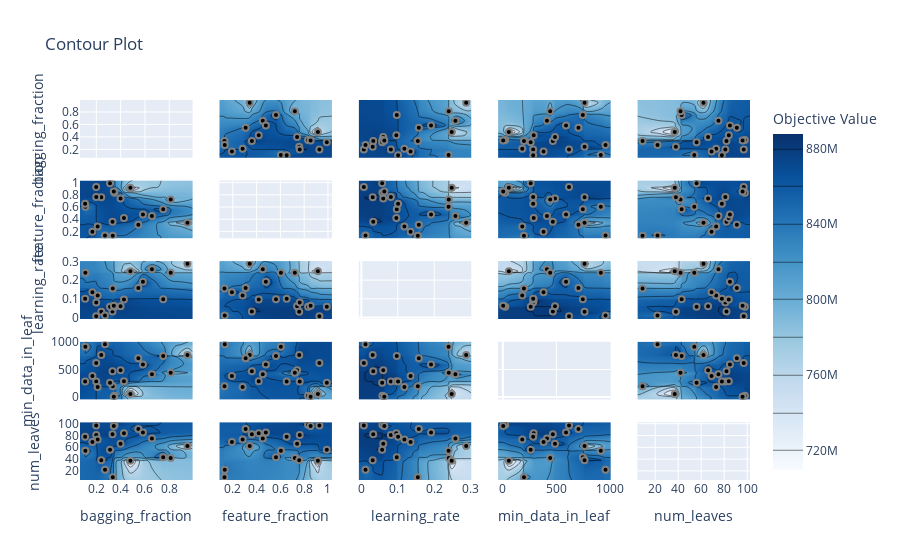

Notebook code for this chart:
### Code cell
plot_contour(study)

### Figure 1 — Plotly figure (JSON) as saved in the notebook; plotly's stock layout.template omitted (floating-point values rounded to 4 significant figures; data arrays with more than 128 entries replaced by an {"elided": "..."} marker saying what was removed)
{"data": [{"type": "scatter", "xaxis": "x", "yaxis": "y"}, {"colorbar": {"title": {"text": "Objective Value"}}, "colorscale": [[0, "rgb(247,251,255)"], [0.125, "rgb(222,235,247)"], [0.25, "rgb(198,219,239)"], [0.375, "rgb(158,202,225)"], [0.5, "rgb(107,174,214)"], [0.625, "rgb(66,146,198)"], [0.75, "rgb(33,113,181)"], [0.875, "rgb(8,81,156)"], [1, "rgb(8,48,107)"]], "connectgaps": true, "contours": {"coloring": "heatmap"}, "hoverinfo": "none", "line": {"smoothing": 1.3}, "reversescale": false, "showscale": true, "type": "contour", "x": [0.0657, 0.1078, 0.11, 0.1677, 0.1988, 0.1993, 0.211, 0.2407, 0.2713, 0.3126, 0.3331, 0.3354, 0.3438, 0.3497, 0.3992, 0.4271, 0.48, 0.5455, 0.5834, 0.6573, 0.7502, 0.8118, 0.9494, 0.9915], "xaxis": "x6", "y": [0.08664, 0.1297, 0.132, 0.1924, 0.2824, 0.3079, 0.342, 0.3599, 0.4178, 0.4519, 0.4777, 0.5628, 0.6043, 0.6526, 0.7214, 0.7404, 0.7582, 0.7625, 0.8326, 0.8542, 0.9155, 0.9279, 0.9903, 1.033], "yaxis": "y6", "z": {"elided": "24x24 int values"}}, {"marker": {"color": "black", "line": {"color": "Gray", "width": 2}}, "mode": "markers", "name": "Feasible Trial", "showlegend": false, "type": "scatter", "x": [0.3331, 0.9494, 0.6573, 0.5455, 0.7502, 0.3992, 0.8118, 0.11, 0.48, 0.2407, 0.3354, 0.1988, 0.2713, 0.1993, 0.4271, 0.1078, 0.3497, 0.211, 0.5834, 0.3126, 0.1677, 0.3438], "xaxis": "x6", "y": [0.3599, 0.342, 0.4519, 0.3079, 0.5628, 0.7404, 0.7214, 0.6043, 0.9155, 0.7582, 0.1297, 0.9279, 0.132, 0.7625, 0.4178, 0.6526, 0.8326, 0.2824, 0.4777, 0.9903, 0.1924, 0.8542], "yaxis": "y6"}, {"colorbar": {"title": {"text": "Objective Value"}}, "colorscale": [[0, "rgb(247,251,255)"], [0.125, "rgb(222,235,247)"], [0.25, "rgb(198,219,239)"], [0.375, "rgb(158,202,225)"], [0.5, "rgb(107,174,214)"], [0.625, "rgb(66,146,198)"], [0.75, "rgb(33,113,181)"], [0.875, "rgb(8,81,156)"], [1, "rgb(8,48,107)"]], "connectgaps": true, "contours": {"coloring": "heatmap"}, "hoverinfo": "none", "line": {"smoothing": 1.3}, "reversescale": false, "showscale": false, "type": "contour", "x": [0.0657, 0.1078, 0.11, 0.1677, 0.1988, 0.1993, 0.211, 0.2407, 0.2713, 0.3126, 0.3331, 0.3354, 0.3438, 0.3497, 0.3992, 0.4271, 0.48, 0.5455, 0.5834, 0.6573, 0.7502, 0.8118, 0.9494, 0.9915], "xaxis": "x11", "y": [-0.007118, 0.00692, 0.01148, 0.03128, 0.03275, 0.05716, 0.05788, 0.0602, 0.06313, 0.08109, 0.09608, 0.09729, 0.1009, 0.1182, 0.1352, 0.155, 0.1578, 0.1913, 0.2394, 0.24, 0.248, 0.2582, 0.2877, 0.3017], "yaxis": "y11", "z": {"elided": "24x24 int values"}}, {"marker": {"color": "black", "line": {"color": "Gray", "width": 2}}, "mode": "markers", "name": "Feasible Trial", "showlegend": false, "type": "scatter", "x": [0.3331, 0.9494, 0.6573, 0.5455, 0.7502, 0.3992, 0.8118, 0.11, 0.48, 0.2407, 0.3354, 0.1988, 0.2713, 0.1993, 0.4271, 0.1078, 0.3497, 0.211, 0.5834, 0.3126, 0.1677, 0.3438], "xaxis": "x11", "y": [0.03275, 0.2877, 0.2582, 0.1578, 0.09729, 0.0602, 0.24, 0.2394, 0.248, 0.03128, 0.155, 0.00692, 0.01148, 0.08109, 0.09608, 0.1009, 0.05788, 0.1182, 0.1913, 0.05716, 0.1352, 0.06313], "yaxis": "y11"}, {"colorbar": {"title": {"text": "Objective Value"}}, "colorscale": [[0, "rgb(247,251,255)"], [0.125, "rgb(222,235,247)"], [0.25, "rgb(198,219,239)"], [0.375, "rgb(158,202,225)"], [0.5, "rgb(107,174,214)"], [0.625, "rgb(66,146,198)"], [0.75, "rgb(33,113,181)"], [0.875, "rgb(8,81,156)"], [1, "rgb(8,48,107)"]], "connectgaps": true, "contours": {"coloring": "heatmap"}, "hoverinfo": "none", "line": {"smoothing": 1.3}, "reversescale": false, "showscale": false, "type": "contour", "x": [0.0657, 0.1078, 0.11, 0.1677, 0.1988, 0.1993, 0.211, 0.2407, 0.2713, 0.3126, 0.3331, 0.3354, 0.3438, 0.3497, 0.3992, 0.4271, 0.48, 0.5455, 0.5834, 0.6573, 0.7502, 0.8118, 0.9494, 0.9915], "xaxis": "x16", "y": [-44.8, 3, 22, 56, 181, 197, 260, 283, 288, 380, 412, 442, 467, 487, 590, 618, 706, 747, 763, 915, 959, 1007.0], "yaxis": "y16", "z": {"elided": "22x24 int values"}}, {"marker": {"color": "black", "line": {"color": "Gray", "width": 2}}, "mode": "markers", "name": "Feasible Trial", "showlegend": false, "type": "scatter", "x": [0.3331, 0.9494, 0.6573, 0.5455, 0.7502, 0.3992, 0.8118, 0.11, 0.48, 0.2407, 0.3354, 0.1988, 0.2713, 0.1993, 0.4271, 0.1078, 0.3497, 0.211, 0.5834, 0.3126, 0.1677, 0.3438], "xaxis": "x16", "y": [467, 763, 412, 706, 747, 487, 442, 915, 56, 763, 197, 618, 959, 283, 288, 283, 22, 181, 590, 260, 380, 3], "yaxis": "y16"}, {"colorbar": {"title": {"text": "Objective Value"}}, "colorscale": [[0, "rgb(247,251,255)"], [0.125, "rgb(222,235,247)"], [0.25, "rgb(198,219,239)"], [0.375, "rgb(158,202,225)"], [0.5, "rgb(107,174,214)"], [0.625, "rgb(66,146,198)"], [0.75, "rgb(33,113,181)"], [0.875, "rgb(8,81,156)"], [1, "rgb(8,48,107)"]], "connectgaps": true, "contours": {"coloring": "heatmap"}, "hoverinfo": "none", "line": {"smoothing": 1.3}, "reversescale": false, "showscale": false, "type": "contour", "x": [0.0657, 0.1078, 0.11, 0.1677, 0.1988, 0.1993, 0.211, 0.2407, 0.2713, 0.3126, 0.3331, 0.3354, 0.3438, 0.3497, 0.3992, 0.4271, 0.48, 0.5455, 0.5834, 0.6573, 0.7502, 0.8118, 0.9494, 0.9915], "xaxis": "x21", "y": [4.55, 9, 22, 37, 38, 42, 43, 54, 56, 62, 66, 69, 73, 75, 78, 81, 82, 84, 85, 91, 96, 97, 98, 102.5], "yaxis": "y21", "z": {"elided": "24x24 int values"}}, {"marker": {"color": "black", "line": {"color": "Gray", "width": 2}}, "mode": "markers", "name": "Feasible Trial", "showlegend": false, "type": "scatter", "x": [0.3331, 0.9494, 0.6573, 0.5455, 0.7502, 0.3992, 0.8118, 0.11, 0.48, 0.2407, 0.3354, 0.1988, 0.2713, 0.1993, 0.4271, 0.1078, 0.3497, 0.211, 0.5834, 0.3126, 0.1677, 0.3438], "xaxis": "x21", "y": [82, 62, 75, 91, 43, 66, 42, 54, 37, 38, 9, 97, 22, 81, 84, 78, 98, 73, 85, 56, 69, 96], "yaxis": "y21"}, {"colorbar": {"title": {"text": "Objective Value"}}, "colorscale": [[0, "rgb(247,251,255)"], [0.125, "rgb(222,235,247)"], [0.25, "rgb(198,219,239)"], [0.375, "rgb(158,202,225)"], [0.5, "rgb(107,174,214)"], [0.625, "rgb(66,146,198)"], [0.75, "rgb(33,113,181)"], [0.875, "rgb(8,81,156)"], [1, "rgb(8,48,107)"]], "connectgaps": true, "contours": {"coloring": "heatmap"}, "hoverinfo": "none", "line": {"smoothing": 1.3}, "reversescale": false, "showscale": false, "type": "contour", "x": [0.08664, 0.1297, 0.132, 0.1924, 0.2824, 0.3079, 0.342, 0.3599, 0.4178, 0.4519, 0.4777, 0.5628, 0.6043, 0.6526, 0.7214, 0.7404, 0.7582, 0.7625, 0.8326, 0.8542, 0.9155, 0.9279, 0.9903, 1.033], "xaxis": "x2", "y": [0.0657, 0.1078, 0.11, 0.1677, 0.1988, 0.1993, 0.211, 0.2407, 0.2713, 0.3126, 0.3331, 0.3354, 0.3438, 0.3497, 0.3992, 0.4271, 0.48, 0.5455, 0.5834, 0.6573, 0.7502, 0.8118, 0.9494, 0.9915], "yaxis": "y2", "z": {"elided": "24x24 int values"}}, {"marker": {"color": "black", "line": {"color": "Gray", "width": 2}}, "mode": "markers", "name": "Feasible Trial", "showlegend": false, "type": "scatter", "x": [0.3599, 0.342, 0.4519, 0.3079, 0.5628, 0.7404, 0.7214, 0.6043, 0.9155, 0.7582, 0.1297, 0.9279, 0.132, 0.7625, 0.4178, 0.6526, 0.8326, 0.2824, 0.4777, 0.9903, 0.1924, 0.8542], "xaxis": "x2", "y": [0.3331, 0.9494, 0.6573, 0.5455, 0.7502, 0.3992, 0.8118, 0.11, 0.48, 0.2407, 0.3354, 0.1988, 0.2713, 0.1993, 0.4271, 0.1078, 0.3497, 0.211, 0.5834, 0.3126, 0.1677, 0.3438], "yaxis": "y2"}, {"type": "scatter", "xaxis": "x7", "yaxis": "y7"}, {"colorbar": {"title": {"text": "Objective Value"}}, "colorscale": [[0, "rgb(247,251,255)"], [0.125, "rgb(222,235,247)"], [0.25, "rgb(198,219,239)"], [0.375, "rgb(158,202,225)"], [0.5, "rgb(107,174,214)"], [0.625, "rgb(66,146,198)"], [0.75, "rgb(33,113,181)"], [0.875, "rgb(8,81,156)"], [1, "rgb(8,48,107)"]], "connectgaps": true, "contours": {"coloring": "heatmap"}, "hoverinfo": "none", "line": {"smoothing": 1.3}, "reversescale": false, "showscale": false, "type": "contour", "x": [0.08664, 0.1297, 0.132, 0.1924, 0.2824, 0.3079, 0.342, 0.3599, 0.4178, 0.4519, 0.4777, 0.5628, 0.6043, 0.6526, 0.7214, 0.7404, 0.7582, 0.7625, 0.8326, 0.8542, 0.9155, 0.9279, 0.9903, 1.033], "xaxis": "x12", "y": [-0.007118, 0.00692, 0.01148, 0.03128, 0.03275, 0.05716, 0.05788, 0.0602, 0.06313, 0.08109, 0.09608, 0.09729, 0.1009, 0.1182, 0.1352, 0.155, 0.1578, 0.1913, 0.2394, 0.24, 0.248, 0.2582, 0.2877, 0.3017], "yaxis": "y12", "z": {"elided": "24x24 int values"}}, {"marker": {"color": "black", "line": {"color": "Gray", "width": 2}}, "mode": "markers", "name": "Feasible Trial", "showlegend": false, "type": "scatter", "x": [0.3599, 0.342, 0.4519, 0.3079, 0.5628, 0.7404, 0.7214, 0.6043, 0.9155, 0.7582, 0.1297, 0.9279, 0.132, 0.7625, 0.4178, 0.6526, 0.8326, 0.2824, 0.4777, 0.9903, 0.1924, 0.8542], "xaxis": "x12", "y": [0.03275, 0.2877, 0.2582, 0.1578, 0.09729, 0.0602, 0.24, 0.2394, 0.248, 0.03128, 0.155, 0.00692, 0.01148, 0.08109, 0.09608, 0.1009, 0.05788, 0.1182, 0.1913, 0.05716, 0.1352, 0.06313], "yaxis": "y12"}, {"colorbar": {"title": {"text": "Objective Value"}}, "colorscale": [[0, "rgb(247,251,255)"], [0.125, "rgb(222,235,247)"], [0.25, "rgb(198,219,239)"], [0.375, "rgb(158,202,225)"], [0.5, "rgb(107,174,214)"], [0.625, "rgb(66,146,198)"], [0.75, "rgb(33,113,181)"], [0.875, "rgb(8,81,156)"], [1, "rgb(8,48,107)"]], "connectgaps": true, "contours": {"coloring": "heatmap"}, "hoverinfo": "none", "line": {"smoothing": 1.3}, "reversescale": false, "showscale": false, "type": "contour", "x": [0.08664, 0.1297, 0.132, 0.1924, 0.2824, 0.3079, 0.342, 0.3599, 0.4178, 0.4519, 0.4777, 0.5628, 0.6043, 0.6526, 0.7214, 0.7404, 0.7582, 0.7625, 0.8326, 0.8542, 0.9155, 0.9279, 0.9903, 1.033], "xaxis": "x17", "y": [-44.8, 3, 22, 56, 181, 197, 260, 283, 288, 380, 412, 442, 467, 487, 590, 618, 706, 747, 763, 915, 959, 1007.0], "yaxis": "y17", "z": {"elided": "22x24 int values"}}, {"marker": {"color": "black", "line": {"color": "Gray", "width": 2}}, "mode": "markers", "name": "Feasible Trial", "showlegend": false, "type": "scatter", "x": [0.3599, 0.342, 0.4519, 0.3079, 0.5628, 0.7404, 0.7214, 0.6043, 0.9155, 0.7582, 0.1297, 0.9279, 0.132, 0.7625, 0.4178, 0.6526, 0.8326, 0.2824, 0.4777, 0.9903, 0.1924, 0.8542], "xaxis": "x17", "y": [467, 763, 412, 706, 747, 487, 442, 915, 56, 763, 197, 618, 959, 283, 288, 283, 22, 181, 590, 260, 380, 3], "yaxis": "y17"}, {"colorbar": {"title": {"text": "Objective Value"}}, "colorscale": [[0, "rgb(247,251,255)"], [0.125, "rgb(222,235,247)"], [0.25, "rgb(198,219,239)"], [0.375, "rgb(158,202,225)"], [0.5, "rgb(107,174,214)"], [0.625, "rgb(66,146,198)"], [0.75, "rgb(33,113,181)"], [0.875, "rgb(8,81,156)"], [1, "rgb(8,48,107)"]], "connectgaps": true, "contours": {"coloring": "heatmap"}, "hoverinfo": "none", "line": {"smoothing": 1.3}, "reversescale": false, "showscale": false, "type": "contour", "x": [0.08664, 0.1297, 0.132, 0.1924, 0.2824, 0.3079, 0.342, 0.3599, 0.4178, 0.4519, 0.4777, 0.5628, 0.6043, 0.6526, 0.7214, 0.7404, 0.7582, 0.7625, 0.8326, 0.8542, 0.9155, 0.9279, 0.9903, 1.033], "xaxis": "x22", "y": [4.55, 9, 22, 37, 38, 42, 43, 54, 56, 62, 66, 69, 73, 75, 78, 81, 82, 84, 85, 91, 96, 97, 98, 102.5], "yaxis": "y22", "z": {"elided": "24x24 int values"}}, {"marker": {"color": "black", "line": {"color": "Gray", "width": 2}}, "mode": "markers", "name": "Feasible Trial", "showlegend": false, "type": "scatter", "x": [0.3599, 0.342, 0.4519, 0.3079, 0.5628, 0.7404, 0.7214, 0.6043, 0.9155, 0.7582, 0.1297, 0.9279, 0.132, 0.7625, 0.4178, 0.6526, 0.8326, 0.2824, 0.4777, 0.9903, 0.1924, 0.8542], "xaxis": "x22", "y": [82, 62, 75, 91, 43, 66, 42, 54, 37, 38, 9, 97, 22, 81, 84, 78, 98, 73, 85, 56, 69, 96], "yaxis": "y22"}, {"colorbar": {"title": {"text": "Objective Value"}}, "colorscale": [[0, "rgb(247,251,255)"], [0.125, "rgb(222,235,247)"], [0.25, "rgb(198,219,239)"], [0.375, "rgb(158,202,225)"], [0.5, "rgb(107,174,214)"], [0.625, "rgb(66,146,198)"], [0.75, "rgb(33,113,181)"], [0.875, "rgb(8,81,156)"], [1, "rgb(8,48,107)"]], "connectgaps": true, "contours": {"coloring": "heatmap"}, "hoverinfo": "none", "line": {"smoothing": 1.3}, "reversescale": false, "showscale": false, "type": "contour", "x": [-0.007118, 0.00692, 0.01148, 0.03128, 0.03275, 0.05716, 0.05788, 0.0602, 0.06313, 0.08109, 0.09608, 0.09729, 0.1009, 0.1182, 0.1352, 0.155, 0.1578, 0.1913, 0.2394, 0.24, 0.248, 0.2582, 0.2877, 0.3017], "xaxis": "x3", "y": [0.0657, 0.1078, 0.11, 0.1677, 0.1988, 0.1993, 0.211, 0.2407, 0.2713, 0.3126, 0.3331, 0.3354, 0.3438, 0.3497, 0.3992, 0.4271, 0.48, 0.5455, 0.5834, 0.6573, 0.7502, 0.8118, 0.9494, 0.9915], "yaxis": "y3", "z": {"elided": "24x24 int values"}}, {"marker": {"color": "black", "line": {"color": "Gray", "width": 2}}, "mode": "markers", "name": "Feasible Trial", "showlegend": false, "type": "scatter", "x": [0.03275, 0.2877, 0.2582, 0.1578, 0.09729, 0.0602, 0.24, 0.2394, 0.248, 0.03128, 0.155, 0.00692, 0.01148, 0.08109, 0.09608, 0.1009, 0.05788, 0.1182, 0.1913, 0.05716, 0.1352, 0.06313], "xaxis": "x3", "y": [0.3331, 0.9494, 0.6573, 0.5455, 0.7502, 0.3992, 0.8118, 0.11, 0.48, 0.2407, 0.3354, 0.1988, 0.2713, 0.1993, 0.4271, 0.1078, 0.3497, 0.211, 0.5834, 0.3126, 0.1677, 0.3438], "yaxis": "y3"}, {"colorbar": {"title": {"text": "Objective Value"}}, "colorscale": [[0, "rgb(247,251,255)"], [0.125, "rgb(222,235,247)"], [0.25, "rgb(198,219,239)"], [0.375, "rgb(158,202,225)"], [0.5, "rgb(107,174,214)"], [0.625, "rgb(66,146,198)"], [0.75, "rgb(33,113,181)"], [0.875, "rgb(8,81,156)"], [1, "rgb(8,48,107)"]], "connectgaps": true, "contours": {"coloring": "heatmap"}, "hoverinfo": "none", "line": {"smoothing": 1.3}, "reversescale": false, "showscale": false, "type": "contour", "x": [-0.007118, 0.00692, 0.01148, 0.03128, 0.03275, 0.05716, 0.05788, 0.0602, 0.06313, 0.08109, 0.09608, 0.09729, 0.1009, 0.1182, 0.1352, 0.155, 0.1578, 0.1913, 0.2394, 0.24, 0.248, 0.2582, 0.2877, 0.3017], "xaxis": "x8", "y": [0.08664, 0.1297, 0.132, 0.1924, 0.2824, 0.3079, 0.342, 0.3599, 0.4178, 0.4519, 0.4777, 0.5628, 0.6043, 0.6526, 0.7214, 0.7404, 0.7582, 0.7625, 0.8326, 0.8542, 0.9155, 0.9279, 0.9903, 1.033], "yaxis": "y8", "z": {"elided": "24x24 int values"}}, {"marker": {"color": "black", "line": {"color": "Gray", "width": 2}}, "mode": "markers", "name": "Feasible Trial", "showlegend": false, "type": "scatter", "x": [0.03275, 0.2877, 0.2582, 0.1578, 0.09729, 0.0602, 0.24, 0.2394, 0.248, 0.03128, 0.155, 0.00692, 0.01148, 0.08109, 0.09608, 0.1009, 0.05788, 0.1182, 0.1913, 0.05716, 0.1352, 0.06313], "xaxis": "x8", "y": [0.3599, 0.342, 0.4519, 0.3079, 0.5628, 0.7404, 0.7214, 0.6043, 0.9155, 0.7582, 0.1297, 0.9279, 0.132, 0.7625, 0.4178, 0.6526, 0.8326, 0.2824, 0.4777, 0.9903, 0.1924, 0.8542], "yaxis": "y8"}, {"type": "scatter", "xaxis": "x13", "yaxis": "y13"}, {"colorbar": {"title": {"text": "Objective Value"}}, "colorscale": [[0, "rgb(247,251,255)"], [0.125, "rgb(222,235,247)"], [0.25, "rgb(198,219,239)"], [0.375, "rgb(158,202,225)"], [0.5, "rgb(107,174,214)"], [0.625, "rgb(66,146,198)"], [0.75, "rgb(33,113,181)"], [0.875, "rgb(8,81,156)"], [1, "rgb(8,48,107)"]], "connectgaps": true, "contours": {"coloring": "heatmap"}, "hoverinfo": "none", "line": {"smoothing": 1.3}, "reversescale": false, "showscale": false, "type": "contour", "x": [-0.007118, 0.00692, 0.01148, 0.03128, 0.03275, 0.05716, 0.05788, 0.0602, 0.06313, 0.08109, 0.09608, 0.09729, 0.1009, 0.1182, 0.1352, 0.155, 0.1578, 0.1913, 0.2394, 0.24, 0.248, 0.2582, 0.2877, 0.3017], "xaxis": "x18", "y": [-44.8, 3, 22, 56, 181, 197, 260, 283, 288, 380, 412, 442, 467, 487, 590, 618, 706, 747, 763, 915, 959, 1007.0], "yaxis": "y18", "z": {"elided": "22x24 int values"}}, {"marker": {"color": "black", "line": {"color": "Gray", "width": 2}}, "mode": "markers", "name": "Feasible Trial", "showlegend": false, "type": "scatter", "x": [0.03275, 0.2877, 0.2582, 0.1578, 0.09729, 0.0602, 0.24, 0.2394, 0.248, 0.03128, 0.155, 0.00692, 0.01148, 0.08109, 0.09608, 0.1009, 0.05788, 0.1182, 0.1913, 0.05716, 0.1352, 0.06313], "xaxis": "x18", "y": [467, 763, 412, 706, 747, 487, 442, 915, 56, 763, 197, 618, 959, 283, 288, 283, 22, 181, 590, 260, 380, 3], "yaxis": "y18"}, {"colorbar": {"title": {"text": "Objective Value"}}, "colorscale": [[0, "rgb(247,251,255)"], [0.125, "rgb(222,235,247)"], [0.25, "rgb(198,219,239)"], [0.375, "rgb(158,202,225)"], [0.5, "rgb(107,174,214)"], [0.625, "rgb(66,146,198)"], [0.75, "rgb(33,113,181)"], [0.875, "rgb(8,81,156)"], [1, "rgb(8,48,107)"]], "connectgaps": true, "contours": {"coloring": "heatmap"}, "hoverinfo": "none", "line": {"smoothing": 1.3}, "reversescale": false, "showscale": false, "type": "contour", "x": [-0.007118, 0.00692, 0.01148, 0.03128, 0.03275, 0.05716, 0.05788, 0.0602, 0.06313, 0.08109, 0.09608, 0.09729, 0.1009, 0.1182, 0.1352, 0.155, 0.1578, 0.1913, 0.2394, 0.24, 0.248, 0.2582, 0.2877, 0.3017], "xaxis": "x23", "y": [4.55, 9, 22, 37, 38, 42, 43, 54, 56, 62, 66, 69, 73, 75, 78, 81, 82, 84, 85, 91, 96, 97, 98, 102.5], "yaxis": "y23", "z": {"elided": "24x24 int values"}}, {"marker": {"color": "black", "line": {"color": "Gray", "width": 2}}, "mode": "markers", "name": "Feasible Trial", "showlegend": false, "type": "scatter", "x": [0.03275, 0.2877, 0.2582, 0.1578, 0.09729, 0.0602, 0.24, 0.2394, 0.248, 0.03128, 0.155, 0.00692, 0.01148, 0.08109, 0.09608, 0.1009, 0.05788, 0.1182, 0.1913, 0.05716, 0.1352, 0.06313], "xaxis": "x23", "y": [82, 62, 75, 91, 43, 66, 42, 54, 37, 38, 9, 97, 22, 81, 84, 78, 98, 73, 85, 56, 69, 96], "yaxis": "y23"}, {"colorbar": {"title": {"text": "Objective Value"}}, "colorscale": [[0, "rgb(247,251,255)"], [0.125, "rgb(222,235,247)"], [0.25, "rgb(198,219,239)"], [0.375, "rgb(158,202,225)"], [0.5, "rgb(107,174,214)"], [0.625, "rgb(66,146,198)"], [0.75, "rgb(33,113,181)"], [0.875, "rgb(8,81,156)"], [1, "rgb(8,48,107)"]], "connectgaps": true, "contours": {"coloring": "heatmap"}, "hoverinfo": "none", "line": {"smoothing": 1.3}, "reversescale": false, "showscale": false, "type": "contour", "x": [-44.8, 3, 22, 56, 181, 197, 260, 283, 288, 380, 412, 442, 467, 487, 590, 618, 706, 747, 763, 915, 959, 1007.0], "xaxis": "x4", "y": [0.0657, 0.1078, 0.11, 0.1677, 0.1988, 0.1993, 0.211, 0.2407, 0.2713, 0.3126, 0.3331, 0.3354, 0.3438, 0.3497, 0.3992, 0.4271, 0.48, 0.5455, 0.5834, 0.6573, 0.7502, 0.8118, 0.9494, 0.9915], "yaxis": "y4", "z": {"elided": "24x22 int values"}}, {"marker": {"color": "black", "line": {"color": "Gray", "width": 2}}, "mode": "markers", "name": "Feasible Trial", "showlegend": false, "type": "scatter", "x": [467, 763, 412, 706, 747, 487, 442, 915, 56, 763, 197, 618, 959, 283, 288, 283, 22, 181, 590, 260, 380, 3], "xaxis": "x4", "y": [0.3331, 0.9494, 0.6573, 0.5455, 0.7502, 0.3992, 0.8118, 0.11, 0.48, 0.2407, 0.3354, 0.1988, 0.2713, 0.1993, 0.4271, 0.1078, 0.3497, 0.211, 0.5834, 0.3126, 0.1677, 0.3438], "yaxis": "y4"}, {"colorbar": {"title": {"text": "Objective Value"}}, "colorscale": [[0, "rgb(247,251,255)"], [0.125, "rgb(222,235,247)"], [0.25, "rgb(198,219,239)"], [0.375, "rgb(158,202,225)"], [0.5, "rgb(107,174,214)"], [0.625, "rgb(66,146,198)"], [0.75, "rgb(33,113,181)"], [0.875, "rgb(8,81,156)"], [1, "rgb(8,48,107)"]], "connectgaps": true, "contours": {"coloring": "heatmap"}, "hoverinfo": "none", "line": {"smoothing": 1.3}, "reversescale": false, "showscale": false, "type": "contour", "x": [-44.8, 3, 22, 56, 181, 197, 260, 283, 288, 380, 412, 442, 467, 487, 590, 618, 706, 747, 763, 915, 959, 1007.0], "xaxis": "x9", "y": [0.08664, 0.1297, 0.132, 0.1924, 0.2824, 0.3079, 0.342, 0.3599, 0.4178, 0.4519, 0.4777, 0.5628, 0.6043, 0.6526, 0.7214, 0.7404, 0.7582, 0.7625, 0.8326, 0.8542, 0.9155, 0.9279, 0.9903, 1.033], "yaxis": "y9", "z": {"elided": "24x22 int values"}}, {"marker": {"color": "black", "line": {"color": "Gray", "width": 2}}, "mode": "markers", "name": "Feasible Trial", "showlegend": false, "type": "scatter", "x": [467, 763, 412, 706, 747, 487, 442, 915, 56, 763, 197, 618, 959, 283, 288, 283, 22, 181, 590, 260, 380, 3], "xaxis": "x9", "y": [0.3599, 0.342, 0.4519, 0.3079, 0.5628, 0.7404, 0.7214, 0.6043, 0.9155, 0.7582, 0.1297, 0.9279, 0.132, 0.7625, 0.4178, 0.6526, 0.8326, 0.2824, 0.4777, 0.9903, 0.1924, 0.8542], "yaxis": "y9"}, {"colorbar": {"title": {"text": "Objective Value"}}, "colorscale": [[0, "rgb(247,251,255)"], [0.125, "rgb(222,235,247)"], [0.25, "rgb(198,219,239)"], [0.375, "rgb(158,202,225)"], [0.5, "rgb(107,174,214)"], [0.625, "rgb(66,146,198)"], [0.75, "rgb(33,113,181)"], [0.875, "rgb(8,81,156)"], [1, "rgb(8,48,107)"]], "connectgaps": true, "contours": {"coloring": "heatmap"}, "hoverinfo": "none", "line": {"smoothing": 1.3}, "reversescale": false, "showscale": false, "type": "contour", "x": [-44.8, 3, 22, 56, 181, 197, 260, 283, 288, 380, 412, 442, 467, 487, 590, 618, 706, 747, 763, 915, 959, 1007.0], "xaxis": "x14", "y": [-0.007118, 0.00692, 0.01148, 0.03128, 0.03275, 0.05716, 0.05788, 0.0602, 0.06313, 0.08109, 0.09608, 0.09729, 0.1009, 0.1182, 0.1352, 0.155, 0.1578, 0.1913, 0.2394, 0.24, 0.248, 0.2582, 0.2877, 0.3017], "yaxis": "y14", "z": {"elided": "24x22 int values"}}, {"marker": {"color": "black", "line": {"color": "Gray", "width": 2}}, "mode": "markers", "name": "Feasible Trial", "showlegend": false, "type": "scatter", "x": [467, 763, 412, 706, 747, 487, 442, 915, 56, 763, 197, 618, 959, 283, 288, 283, 22, 181, 590, 260, 380, 3], "xaxis": "x14", "y": [0.03275, 0.2877, 0.2582, 0.1578, 0.09729, 0.0602, 0.24, 0.2394, 0.248, 0.03128, 0.155, 0.00692, 0.01148, 0.08109, 0.09608, 0.1009, 0.05788, 0.1182, 0.1913, 0.05716, 0.1352, 0.06313], "yaxis": "y14"}, {"type": "scatter", "xaxis": "x19", "yaxis": "y19"}, {"colorbar": {"title": {"text": "Objective Value"}}, "colorscale": [[0, "rgb(247,251,255)"], [0.125, "rgb(222,235,247)"], [0.25, "rgb(198,219,239)"], [0.375, "rgb(158,202,225)"], [0.5, "rgb(107,174,214)"], [0.625, "rgb(66,146,198)"], [0.75, "rgb(33,113,181)"], [0.875, "rgb(8,81,156)"], [1, "rgb(8,48,107)"]], "connectgaps": true, "contours": {"coloring": "heatmap"}, "hoverinfo": "none", "line": {"smoothing": 1.3}, "reversescale": false, "showscale": false, "type": "contour", "x": [-44.8, 3, 22, 56, 181, 197, 260, 283, 288, 380, 412, 442, 467, 487, 590, 618, 706, 747, 763, 915, 959, 1007.0], "xaxis": "x24", "y": [4.55, 9, 22, 37, 38, 42, 43, 54, 56, 62, 66, 69, 73, 75, 78, 81, 82, 84, 85, 91, 96, 97, 98, 102.5], "yaxis": "y24", "z": {"elided": "24x22 int values"}}, {"marker": {"color": "black", "line": {"color": "Gray", "width": 2}}, "mode": "markers", "name": "Feasible Trial", "showlegend": false, "type": "scatter", "x": [467, 763, 412, 706, 747, 487, 442, 915, 56, 763, 197, 618, 959, 283, 288, 283, 22, 181, 590, 260, 380, 3], "xaxis": "x24", "y": [82, 62, 75, 91, 43, 66, 42, 54, 37, 38, 9, 97, 22, 81, 84, 78, 98, 73, 85, 56, 69, 96], "yaxis": "y24"}, {"colorbar": {"title": {"text": "Objective Value"}}, "colorscale": [[0, "rgb(247,251,255)"], [0.125, "rgb(222,235,247)"], [0.25, "rgb(198,219,239)"], [0.375, "rgb(158,202,225)"], [0.5, "rgb(107,174,214)"], [0.625, "rgb(66,146,198)"], [0.75, "rgb(33,113,181)"], [0.875, "rgb(8,81,156)"], [1, "rgb(8,48,107)"]], "connectgaps": true, "contours": {"coloring": "heatmap"}, "hoverinfo": "none", "line": {"smoothing": 1.3}, "reversescale": false, "showscale": false, "type": "contour", "x": [4.55, 9, 22, 37, 38, 42, 43, 54, 56, 62, 66, 69, 73, 75, 78, 81, 82, 84, 85, 91, 96, 97, 98, 102.5], "xaxis": "x5", "y": [0.0657, 0.1078, 0.11, 0.1677, 0.1988, 0.1993, 0.211, 0.2407, 0.2713, 0.3126, 0.3331, 0.3354, 0.3438, 0.3497, 0.3992, 0.4271, 0.48, 0.5455, 0.5834, 0.6573, 0.7502, 0.8118, 0.9494, 0.9915], "yaxis": "y5", "z": {"elided": "24x24 int values"}}, {"marker": {"color": "black", "line": {"color": "Gray", "width": 2}}, "mode": "markers", "name": "Feasible Trial", "showlegend": false, "type": "scatter", "x": [82, 62, 75, 91, 43, 66, 42, 54, 37, 38, 9, 97, 22, 81, 84, 78, 98, 73, 85, 56, 69, 96], "xaxis": "x5", "y": [0.3331, 0.9494, 0.6573, 0.5455, 0.7502, 0.3992, 0.8118, 0.11, 0.48, 0.2407, 0.3354, 0.1988, 0.2713, 0.1993, 0.4271, 0.1078, 0.3497, 0.211, 0.5834, 0.3126, 0.1677, 0.3438], "yaxis": "y5"}, {"colorbar": {"title": {"text": "Objective Value"}}, "colorscale": [[0, "rgb(247,251,255)"], [0.125, "rgb(222,235,247)"], [0.25, "rgb(198,219,239)"], [0.375, "rgb(158,202,225)"], [0.5, "rgb(107,174,214)"], [0.625, "rgb(66,146,198)"], [0.75, "rgb(33,113,181)"], [0.875, "rgb(8,81,156)"], [1, "rgb(8,48,107)"]], "connectgaps": true, "contours": {"coloring": "heatmap"}, "hoverinfo": "none", "line": {"smoothing": 1.3}, "reversescale": false, "showscale": false, "type": "contour", "x": [4.55, 9, 22, 37, 38, 42, 43, 54, 56, 62, 66, 69, 73, 75, 78, 81, 82, 84, 85, 91, 96, 97, 98, 102.5], "xaxis": "x10", "y": [0.08664, 0.1297, 0.132, 0.1924, 0.2824, 0.3079, 0.342, 0.3599, 0.4178, 0.4519, 0.4777, 0.5628, 0.6043, 0.6526, 0.7214, 0.7404, 0.7582, 0.7625, 0.8326, 0.8542, 0.9155, 0.9279, 0.9903, 1.033], "yaxis": "y10", "z": {"elided": "24x24 int values"}}, {"marker": {"color": "black", "line": {"color": "Gray", "width": 2}}, "mode": "markers", "name": "Feasible Trial", "showlegend": false, "type": "scatter", "x": [82, 62, 75, 91, 43, 66, 42, 54, 37, 38, 9, 97, 22, 81, 84, 78, 98, 73, 85, 56, 69, 96], "xaxis": "x10", "y": [0.3599, 0.342, 0.4519, 0.3079, 0.5628, 0.7404, 0.7214, 0.6043, 0.9155, 0.7582, 0.1297, 0.9279, 0.132, 0.7625, 0.4178, 0.6526, 0.8326, 0.2824, 0.4777, 0.9903, 0.1924, 0.8542], "yaxis": "y10"}, {"colorbar": {"title": {"text": "Objective Value"}}, "colorscale": [[0, "rgb(247,251,255)"], [0.125, "rgb(222,235,247)"], [0.25, "rgb(198,219,239)"], [0.375, "rgb(158,202,225)"], [0.5, "rgb(107,174,214)"], [0.625, "rgb(66,146,198)"], [0.75, "rgb(33,113,181)"], [0.875, "rgb(8,81,156)"], [1, "rgb(8,48,107)"]], "connectgaps": true, "contours": {"coloring": "heatmap"}, "hoverinfo": "none", "line": {"smoothing": 1.3}, "reversescale": false, "showscale": false, "type": "contour", "x": [4.55, 9, 22, 37, 38, 42, 43, 54, 56, 62, 66, 69, 73, 75, 78, 81, 82, 84, 85, 91, 96, 97, 98, 102.5], "xaxis": "x15", "y": [-0.007118, 0.00692, 0.01148, 0.03128, 0.03275, 0.05716, 0.05788, 0.0602, 0.06313, 0.08109, 0.09608, 0.09729, 0.1009, 0.1182, 0.1352, 0.155, 0.1578, 0.1913, 0.2394, 0.24, 0.248, 0.2582, 0.2877, 0.3017], "yaxis": "y15", "z": {"elided": "24x24 int values"}}, {"marker": {"color": "black", "line": {"color": "Gray", "width": 2}}, "mode": "markers", "name": "Feasible Trial", "showlegend": false, "type": "scatter", "x": [82, 62, 75, 91, 43, 66, 42, 54, 37, 38, 9, 97, 22, 81, 84, 78, 98, 73, 85, 56, 69, 96], "xaxis": "x15", "y": [0.03275, 0.2877, 0.2582, 0.1578, 0.09729, 0.0602, 0.24, 0.2394, 0.248, 0.03128, 0.155, 0.00692, 0.01148, 0.08109, 0.09608, 0.1009, 0.05788, 0.1182, 0.1913, 0.05716, 0.1352, 0.06313], "yaxis": "y15"}, {"colorbar": {"title": {"text": "Objective Value"}}, "colorscale": [[0, "rgb(247,251,255)"], [0.125, "rgb(222,235,247)"], [0.25, "rgb(198,219,239)"], [0.375, "rgb(158,202,225)"], [0.5, "rgb(107,174,214)"], [0.625, "rgb(66,146,198)"], [0.75, "rgb(33,113,181)"], [0.875, "rgb(8,81,156)"], [1, "rgb(8,48,107)"]], "connectgaps": true, "contours": {"coloring": "heatmap"}, "hoverinfo": "none", "line": {"smoothing": 1.3}, "reversescale": false, "showscale": false, "type": "contour", "x": [4.55, 9, 22, 37, 38, 42, 43, 54, 56, 62, 66, 69, 73, 75, 78, 81, 82, 84, 85, 91, 96, 97, 98, 102.5], "xaxis": "x20", "y": [-44.8, 3, 22, 56, 181, 197, 260, 283, 288, 380, 412, 442, 467, 487, 590, 618, 706, 747, 763, 915, 959, 1007.0], "yaxis": "y20", "z": {"elided": "22x24 int values"}}, {"marker": {"color": "black", "line": {"color": "Gray", "width": 2}}, "mode": "markers", "name": "Feasible Trial", "showlegend": false, "type": "scatter", "x": [82, 62, 75, 91, 43, 66, 42, 54, 37, 38, 9, 97, 22, 81, 84, 78, 98, 73, 85, 56, 69, 96], "xaxis": "x20", "y": [467, 763, 412, 706, 747, 487, 442, 915, 56, 763, 197, 618, 959, 283, 288, 283, 22, 181, 590, 260, 380, 3], "yaxis": "y20"}, {"type": "scatter", "xaxis": "x25", "yaxis": "y25"}], "layout": {"title": {"text": "Contour Plot"}, "xaxis": {"anchor": "y", "domain": [0, 0.168], "matches": "x21", "range": [0.0657, 0.9915], "showticklabels": false}, "xaxis10": {"anchor": "y10", "domain": [0.832, 1], "matches": "x25", "range": [4.55, 102.5], "showticklabels": false}, "xaxis11": {"anchor": "y11", "domain": [0, 0.168], "matches": "x21", "range": [0.0657, 0.9915], "showticklabels": false}, "xaxis12": {"anchor": "y12", "domain": [0.208, 0.376], "matches": "x22", "range": [0.08664, 1.033], "showticklabels": false}, "xaxis13": {"anchor": "y13", "domain": [0.416, 0.584], "matches": "x23", "range": [-0.007118, 0.3017], "showticklabels": false}, "xaxis14": {"anchor": "y14", "domain": [0.624, 0.792], "matches": "x24", "range": [-44.8, 1007.0], "showticklabels": false}, "xaxis15": {"anchor": "y15", "domain": [0.832, 1], "matches": "x25", "range": [4.55, 102.5], "showticklabels": false}, "xaxis16": {"anchor": "y16", "domain": [0, 0.168], "matches": "x21", "range": [0.0657, 0.9915], "showticklabels": false}, "xaxis17": {"anchor": "y17", "domain": [0.208, 0.376], "matches": "x22", "range": [0.08664, 1.033], "showticklabels": false}, "xaxis18": {"anchor": "y18", "domain": [0.416, 0.584], "matches": "x23", "range": [-0.007118, 0.3017], "showticklabels": false}, "xaxis19": {"anchor": "y19", "domain": [0.624, 0.792], "matches": "x24", "range": [-44.8, 1007.0], "showticklabels": false}, "xaxis2": {"anchor": "y2", "domain": [0.208, 0.376], "matches": "x22", "range": [0.08664, 1.033], "showticklabels": false}, "xaxis20": {"anchor": "y20", "domain": [0.832, 1], "matches": "x25", "range": [4.55, 102.5], "showticklabels": false}, "xaxis21": {"anchor": "y21", "domain": [0, 0.168], "range": [0.0657, 0.9915], "title": {"text": "bagging_fraction"}}, "xaxis22": {"anchor": "y22", "domain": [0.208, 0.376], "range": [0.08664, 1.033], "title": {"text": "feature_fraction"}}, "xaxis23": {"anchor": "y23", "domain": [0.416, 0.584], "range": [-0.007118, 0.3017], "title": {"text": "learning_rate"}}, "xaxis24": {"anchor": "y24", "domain": [0.624, 0.792], "range": [-44.8, 1007.0], "title": {"text": "min_data_in_leaf"}}, "xaxis25": {"anchor": "y25", "domain": [0.832, 1], "range": [4.55, 102.5], "title": {"text": "num_leaves"}}, "xaxis3": {"anchor": "y3", "domain": [0.416, 0.584], "matches": "x23", "range": [-0.007118, 0.3017], "showticklabels": false}, "xaxis4": {"anchor": "y4", "domain": [0.624, 0.792], "matches": "x24", "range": [-44.8, 1007.0], "showticklabels": false}, "xaxis5": {"anchor": "y5", "domain": [0.832, 1], "matches": "x25", "range": [4.55, 102.5], "showticklabels": false}, "xaxis6": {"anchor": "y6", "domain": [0, 0.168], "matches": "x21", "range": [0.0657, 0.9915], "showticklabels": false}, "xaxis7": {"anchor": "y7", "domain": [0.208, 0.376], "matches": "x22", "range": [0.08664, 1.033], "showticklabels": false}, "xaxis8": {"anchor": "y8", "domain": [0.416, 0.584], "matches": "x23", "range": [-0.007118, 0.3017], "showticklabels": false}, "xaxis9": {"anchor": "y9", "domain": [0.624, 0.792], "matches": "x24", "range": [-44.8, 1007.0], "showticklabels": false}, "yaxis": {"anchor": "x", "domain": [0.848, 1], "range": [0.0657, 0.9915], "title": {"text": "bagging_fraction"}}, "yaxis10": {"anchor": "x10", "domain": [0.636, 0.788], "matches": "y6", "range": [0.08664, 1.033], "showticklabels": false}, "yaxis11": {"anchor": "x11", "domain": [0.424, 0.576], "range": [-0.007118, 0.3017], "title": {"text": "learning_rate"}}, "yaxis12": {"anchor": "x12", "domain": [0.424, 0.576], "matches": "y11", "range": [-0.007118, 0.3017], "showticklabels": false}, "yaxis13": {"anchor": "x13", "domain": [0.424, 0.576], "matches": "y11", "range": [-0.007118, 0.3017], "showticklabels": false}, "yaxis14": {"anchor": "x14", "domain": [0.424, 0.576], "matches": "y11", "range": [-0.007118, 0.3017], "showticklabels": false}, "yaxis15": {"anchor": "x15", "domain": [0.424, 0.576], "matches": "y11", "range": [-0.007118, 0.3017], "showticklabels": false}, "yaxis16": {"anchor": "x16", "domain": [0.212, 0.364], "range": [-44.8, 1007.0], "title": {"text": "min_data_in_leaf"}}, "yaxis17": {"anchor": "x17", "domain": [0.212, 0.364], "matches": "y16", "range": [-44.8, 1007.0], "showticklabels": false}, "yaxis18": {"anchor": "x18", "domain": [0.212, 0.364], "matches": "y16", "range": [-44.8, 1007.0], "showticklabels": false}, "yaxis19": {"anchor": "x19", "domain": [0.212, 0.364], "matches": "y16", "range": [-44.8, 1007.0], "showticklabels": false}, "yaxis2": {"anchor": "x2", "domain": [0.848, 1], "matches": "y", "range": [0.0657, 0.9915], "showticklabels": false}, "yaxis20": {"anchor": "x20", "domain": [0.212, 0.364], "matches": "y16", "range": [-44.8, 1007.0], "showticklabels": false}, "yaxis21": {"anchor": "x21", "domain": [0, 0.152], "range": [4.55, 102.5], "title": {"text": "num_leaves"}}, "yaxis22": {"anchor": "x22", "domain": [0, 0.152], "matches": "y21", "range": [4.55, 102.5], "showticklabels": false}, "yaxis23": {"anchor": "x23", "domain": [0, 0.152], "matches": "y21", "range": [4.55, 102.5], "showticklabels": false}, "yaxis24": {"anchor": "x24", "domain": [0, 0.152], "matches": "y21", "range": [4.55, 102.5], "showticklabels": false}, "yaxis25": {"anchor": "x25", "domain": [0, 0.152], "matches": "y21", "range": [4.55, 102.5], "showticklabels": false}, "yaxis3": {"anchor": "x3", "domain": [0.848, 1], "matches": "y", "range": [0.0657, 0.9915], "showticklabels": false}, "yaxis4": {"anchor": "x4", "domain": [0.848, 1], "matches": "y", "range": [0.0657, 0.9915], "showticklabels": false}, "yaxis5": {"anchor": "x5", "domain": [0.848, 1], "matches": "y", "range": [0.0657, 0.9915], "showticklabels": false}, "yaxis6": {"anchor": "x6", "domain": [0.636, 0.788], "range": [0.08664, 1.033], "title": {"text": "feature_fraction"}}, "yaxis7": {"anchor": "x7", "domain": [0.636, 0.788], "matches": "y6", "range": [0.08664, 1.033], "showticklabels": false}, "yaxis8": {"anchor": "x8", "domain": [0.636, 0.788], "matches": "y6", "range": [0.08664, 1.033], "showticklabels": false}, "yaxis9": {"anchor": "x9", "domain": [0.636, 0.788], "matches": "y6", "range": [0.08664, 1.033], "showticklabels": false}}}
